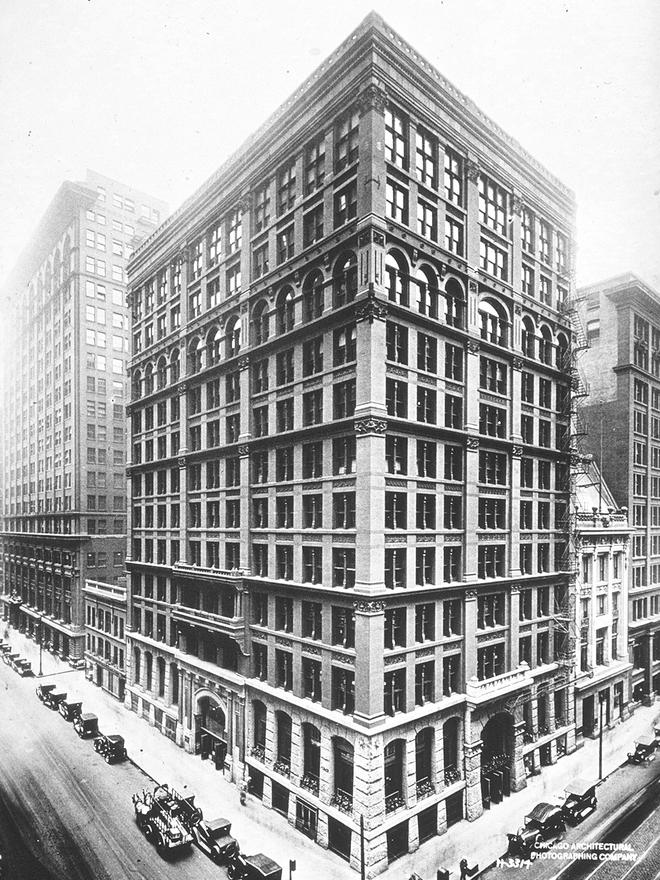
#> input picture Architectures/Chicago/005663.jpg, 660 x 880 px, given as the content of the folder ocuments/architectural-styles-dataset/Architectures/American, which was not available
$ jupyter execute --allow-errors SVM_Classification.ipynb
#> lines starting #> are read from the running program, lines starting #| are printed output that depends on the picture; pictures that were not available may be replaced by others from this repository, and a replacement may not be noted
[cell 1]
import pandas as pd
import os
from skimage.transform import resize
from skimage.io import imread
import numpy as np
import matplotlib.pyplot as plt
from sklearn import svm
from sklearn.model_selection import GridSearchCV
from sklearn.model_selection import train_test_split
from sklearn.metrics import accuracy_score
from sklearn.metrics import classification_report

[cell 2]
import os
import numpy as np
from skimage.io import imread
from skimage.transform import resize
Categories=['American','Chicago']
flat_data_arr=[]
target_arr=[]
datadir=r'C:\Users\kajal tulshyan\Documents\architectural-styles-dataset\Architectures'

for i in Categories:

	print(f'loading... category : {i}')
	path=os.path.join(datadir,i)
	for img in os.listdir(path):
		img_array=imread(os.path.join(path,img))
#> img_array is the input picture: shape (880, 660); min 2, max 255, mean 165.3
		img_resized=resize(img_array,(256,256,3))
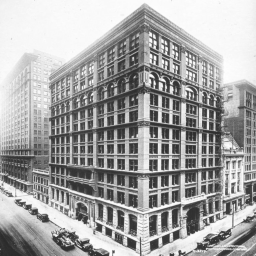
#> img_resized: shape (256, 256, 3) float64; min 0.163, max 0.995, mean 0.648
		flat_data_arr.append(img_resized.flatten())
		target_arr.append(Categories.index(i))
	print(f'loaded category:{i} successfully')
flat_data=np.array(flat_data_arr)
target=np.array(target_arr)

[cell 3]
import pandas as pd
df=pd.DataFrame(flat_data)
df['Target']=target
df.shape
#> Out = (5, 196609)

[cell 4]
x=df.iloc[:,:-1]
y=df.iloc[:,-1]

[cell 5]
from sklearn.model_selection import train_test_split
#> (the rest of this cell did not finish here and is left out)

[cell 6]
from sklearn import svm
from sklearn.model_selection import GridSearchCV
param_grid={'C':[0.1,1,10,100], 'gamma':[0.0001,0.001,0.1,1], 'kernel':['rbf','poly']}
svc=svm.SVC(probability=True)
model=GridSearchCV(svc,param_grid)

#> (a cell that did not finish here is left out)

#> (a cell that did not finish here is left out)

#> (a cell that did not finish here is left out)

[cell 10]
path=r'C:\Users\kajal tulshyan\Documents\architectural-styles-dataset\Architectures\10_Mount_Clemens_Craftsman.jpg'
img=imread(path)
plt.imshow(img)
plt.show()
img_resize=resize(img,(256,256,3))
l=[img_resize.flatten()]
#> (the rest of this cell did not finish here and is left out)

[cell 11]
path=r'C:\Users\kajal tulshyan\Documents\architectural-styles-dataset\Architectures\02_0002.jpg'
img=imread(path)
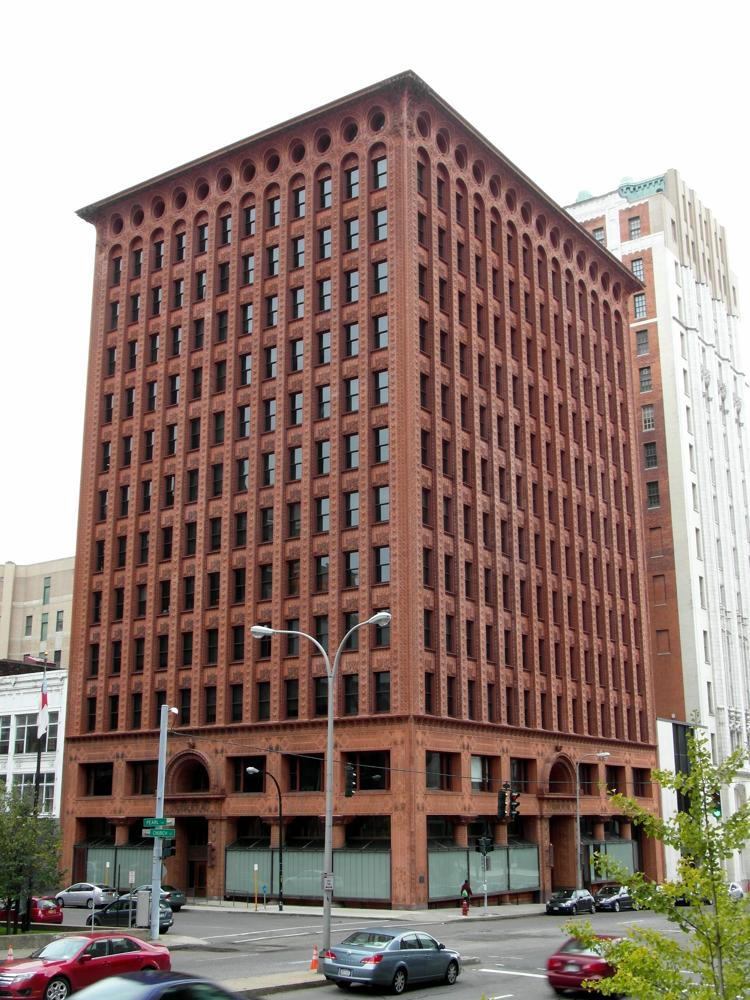
#> input picture Architectures/Chicago/005667.jpg, 750 x 1000 px, given in place of 02_0002.jpg, which was not available
#> img is the input picture: shape (1000, 750, 3); mean R, G, B 151.5, 132.7, 125.3
plt.imshow(img)
plt.show()
img_resize=resize(img,(256,256,3))
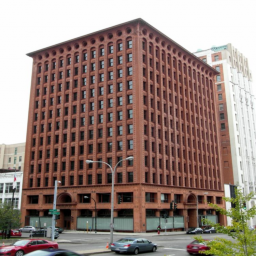
#> img_resize: shape (256, 256, 3) float64; mean R, G, B 0.594, 0.521, 0.491
l=[img_resize.flatten()]
#> (the rest of this cell did not finish here and is left out)
